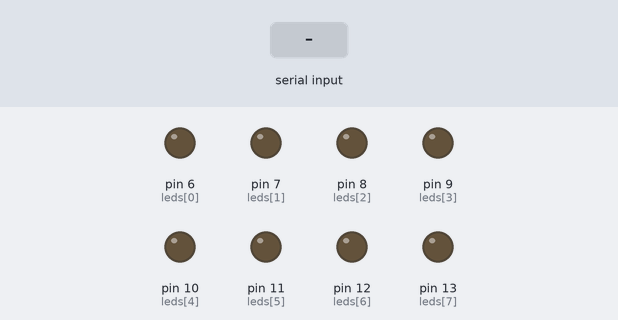
Recording of a sketch running on a simulated Arduino Uno, built with avr-gcc and run on an emulated ATmega328P. Parts: output pins drawn as LEDs (lit = HIGH). The test bench sets the inputs (shaded band).

Above: at 1.2 s.
1.3 s: "90,45\n" received over Serial
At 1.7 s:
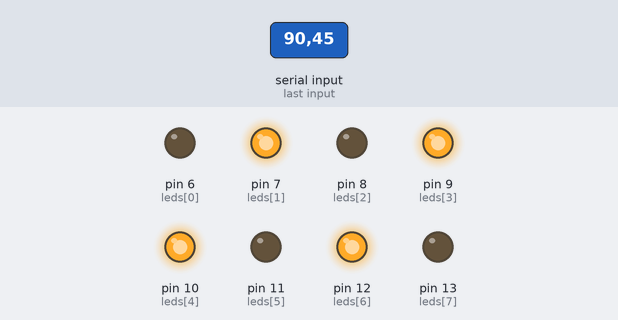
2.9 s: "30,150\n" received over Serial
At 3.2 s:
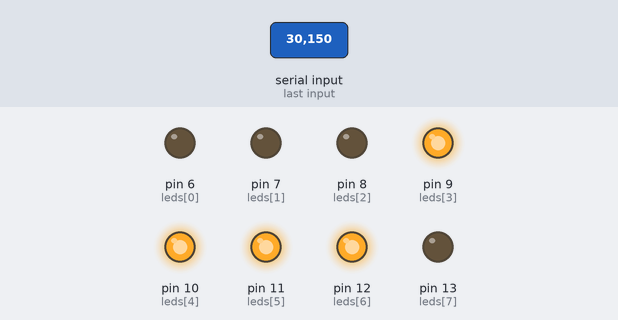
4.4 s: "5\n" received over Serial
At 4.8 s:
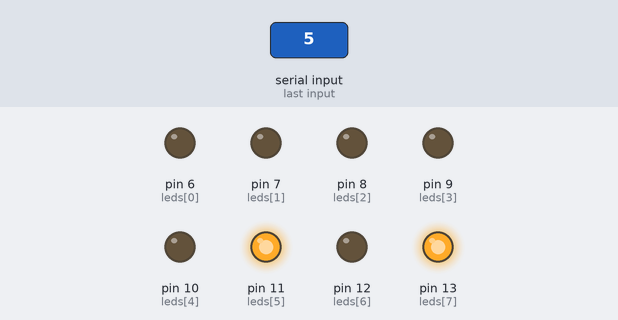
5.9 s: "200\n" received over Serial
At 6.2 s:
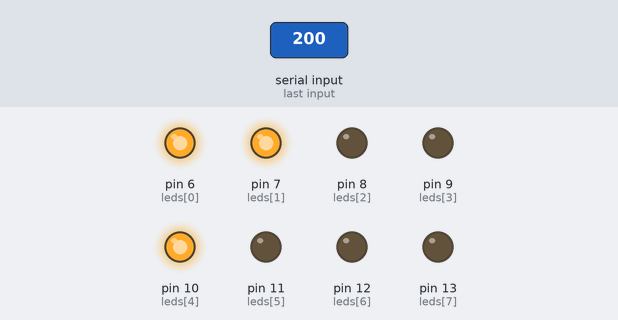
7.4 s: "90\n" received over Serial
At 7.7 s:
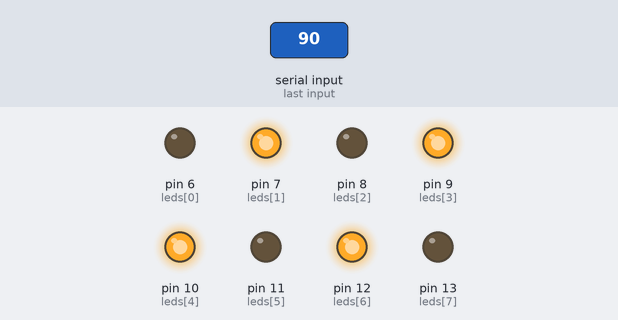
Timing chart, 0 to 9.9 s (numbered marks = the images above; inputs shaded):
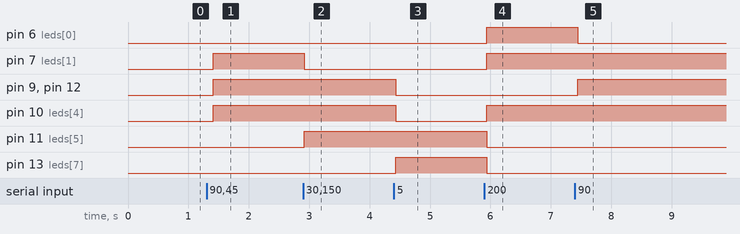

Measured:
- after the input at 1.3 s, pin 7 (leds[1]), pin 9 (leds[3]), pin 10 (leds[4]), pin 12 (leds[6]): LOW → HIGH after 0.11 s
- after the input at 2.9 s, pin 7 (leds[1]): HIGH → LOW at once; pin 11 (leds[5]): LOW → HIGH at once
- after the input at 4.4 s, pin 9 (leds[3]), pin 10 (leds[4]), pin 12 (leds[6]): HIGH → LOW at once; pin 13 (leds[7]): LOW → HIGH at once
- after the input at 5.9 s, pin 6 (leds[0]), pin 7 (leds[1]), pin 10 (leds[4]): LOW → HIGH at once; pin 11 (leds[5]), pin 13 (leds[7]): HIGH → LOW at once
- after the input at 7.4 s, pin 6 (leds[0]): HIGH → LOW after 0.05 s; pin 9 (leds[3]), pin 12 (leds[6]): LOW → HIGH after 0.05 s

The sketch:

SE_Prog7_DecimalToBinario.ino
```cpp
int leds[8] = {6, 7, 8, 9, 10, 11, 12, 13};
// bit menos significativo 13
// bit mas significativo 6

void setup() {
    for(int i = 0; i < 8; i++){
        pinMode(leds[i], OUTPUT);
    }
    Serial.begin(9600);
    Serial.setTimeout(10);
}

int cociente, residuo, k=7;
void loop(){
    if(Serial.available() > 0){
        cociente = Serial.readString().toInt(); // 0 - 7

        // convertir v en binario para conocer los leds que se deberán prender
        k=7;
        while(cociente > 0){
            residuo = cociente%2;
            digitalWrite(leds[k--], residuo);
            cociente = cociente/2;
        }

        for(; k>=0; k--){
            digitalWrite(leds[k], 0);
        }
    }
    delay(100);
}
```
